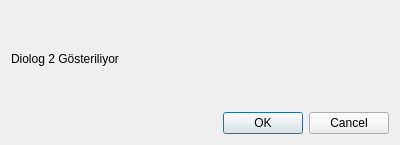
<?xml version="1.0" encoding="UTF-8"?>
<ui version="4.0">
 <class>Dialog2</class>
 <widget class="QDialog" name="Dialog2">
  <property name="geometry">
   <rect>
    <x>0</x>
    <y>0</y>
    <width>400</width>
    <height>145</height>
   </rect>
  </property>
  <property name="windowTitle">
   <string>Dialog</string>
  </property>
  <layout class="QVBoxLayout" name="verticalLayout">
   <item>
    <widget class="QLabel" name="label">
     <property name="text">
      <string>Diolog 2 Gösteriliyor</string>
     </property>
    </widget>
   </item>
   <item>
    <widget class="QDialogButtonBox" name="buttonBox">
     <property name="orientation">
      <enum>Qt::Horizontal</enum>
     </property>
     <property name="standardButtons">
      <set>QDialogButtonBox::Cancel|QDialogButtonBox::Ok</set>
     </property>
    </widget>
   </item>
  </layout>
 </widget>
 <resources/>
 <connections>
  <connection>
   <sender>buttonBox</sender>
   <signal>accepted()</signal>
   <receiver>Dialog2</receiver>
   <slot>accept()</slot>
   <hints>
    <hint type="sourcelabel">
     <x>248</x>
     <y>254</y>
    </hint>
    <hint type="destinationlabel">
     <x>157</x>
     <y>274</y>
    </hint>
   </hints>
  </connection>
  <connection>
   <sender>buttonBox</sender>
   <signal>rejected()</signal>
   <receiver>Dialog2</receiver>
   <slot>reject()</slot>
   <hints>
    <hint type="sourcelabel">
     <x>316</x>
     <y>260</y>
    </hint>
    <hint type="destinationlabel">
     <x>286</x>
     <y>274</y>
    </hint>
   </hints>
  </connection>
 </connections>
</ui>
